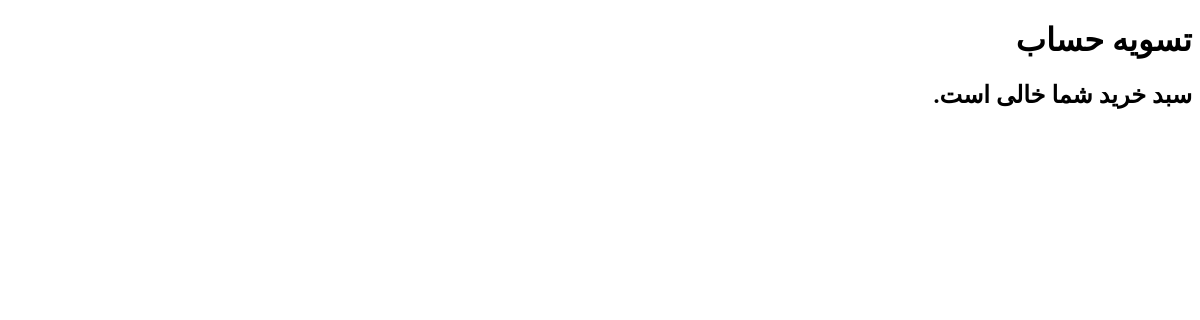
Before: /orders/checkout/ (signed in) with the older database file.
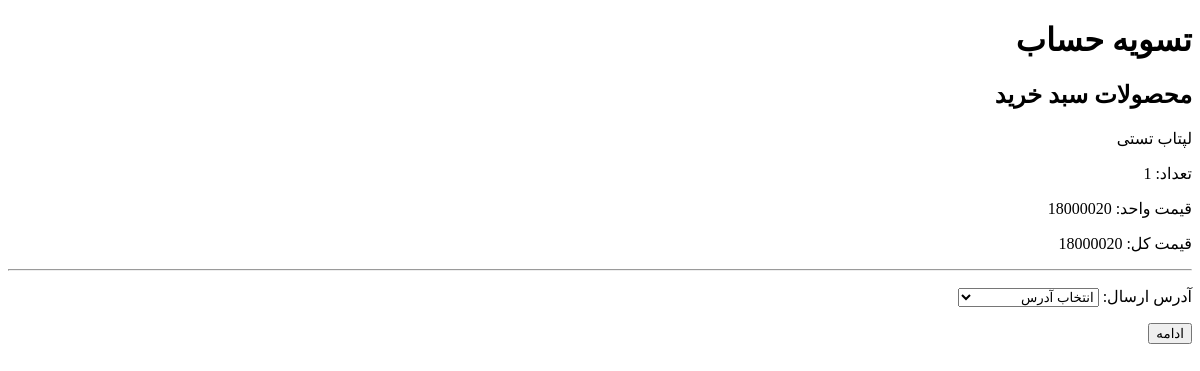
After: the same page with the newer database file.
### cart/models.py (models this page shows, shortened)
class CartItem(models.Model):
    cart = models.ForeignKey(Cart,on_delete=models.CASCADE, related_name="items", verbose_name="سبد خرید")
    product = models.ForeignKey(Product, on_delete=models.CASCADE, related_name="cart_items", verbose_name="محصول")
    variant = models.ForeignKey(ProductVariant, on_delete=models.CASCADE, null=True, blank=True, related_name="cart_items", verbose_name="تنوع محصول")
    quantity = models.PositiveIntegerField(default=1, verbose_name="تعداد")
    create_at = models.DateTimeField(auto_now_add=True, verbose_name="تاریخ ایجاد")
    update_at = models.DateTimeField(auto_now=True, verbose_name="تاریخ بروز رسانی")
    class Meta:
        verbose_name = "آیتم سبد خرید"
        verbose_name_plural = "آیتم سبد خرید"
    @property
    def unit_price(self):
        if self.variant_id is not None:
            return self.variant.final_price
        return self.product.final_price
    @property
    def total_price(self):
        return self.unit_price * self.quantity

### products/models.py (models this page shows, shortened)
class Product(models.Model):
    category = models.ForeignKey(Category,on_delete=models.SET_NULL,null=True, blank=True, related_name="products", verbose_name="دسته بندی")
    brand = models.ForeignKey(Brand, on_delete= models.SET_NULL, null=True, blank=True, related_name="products", verbose_name="برند")
    name = models.CharField(max_length=120, verbose_name="نام محصول")
    slug = models.SlugField(max_length=180, unique=True, verbose_name="اسلاگ")
    sku = models.CharField(max_length=50, unique=True, verbose_name="کد محصول")
    short_description = models.CharField(max_length=250, verbose_name="توضیحات کوتاه")
    description = models.TextField(verbose_name="توضیحات کامل")
    price = models.PositiveBigIntegerField(validators=[MinValueValidator(0)] ,verbose_name="قیمت")
    discount_percent = models.PositiveSmallIntegerField(validators=[MinValueValidator(0),MaxValueValidator(100)], verbose_name="درصد تخفیف")
    stock = models.PositiveIntegerField(default=0, verbose_name="موجودی")
    reserved_stock = models.PositiveIntegerField(default=0, verbose_name="موجودی رزرو شده")
    min_order_quantity = models.PositiveIntegerField(default=1, verbose_name="حداقل تعداد سفارش")
    max_order_quantity = models.PositiveIntegerField(null=True, blank=True, verbose_name="حداکثر تعداد سفارش")
    is_active = models.BooleanField(default=True, verbose_name="در دسترس")
    is_available = models.BooleanField(default=True, verbose_name="قابل فروش")
    created_at = models.DateTimeField(auto_now_add=True, verbose_name="تاریخ ایجاد")
    updated_at = models.DateTimeField(auto_now=True, verbose_name="تاریخ بروزرسانی")
    has_variant = models.BooleanField(default=False, verbose_name="دارای تنوع")
    class Meta:
        verbose_name = "محصول"
        verbose_name_plural = "محصول"
        ordering = ["-created_at"]
    @property
    def final_price(self):
        return self.price * (100 - self.discount_percent) // 100

### orders/views.py (the view, shortened to what this page needs)
# urls.py: path("checkout/", views.checkout_view,name = "checkout"),
@login_required
def checkout_view(request):
    if request.method not in ("GET","POST"):
        return HttpResponseNotAllowed
    cart , created = Cart.objects.get_or_create(user = request.user)
    cart_items = cart.items.select_related("product", "variant").all()
    checkout_key = request.session.get("checkout_key")
    checkout_order_id = request.session.get("checkout_order_id")
    order = None
    if not cart_items.exists() and order is None:
        return render(request, "orders/checkout.html",{"cart_empty": True})
    if request.method == "GET":
        if not checkout_key:
            checkout_key = str(uuid.uuid4())
            request.session["checkout_key"] = checkout_key
            request.session.modified = True
        form = CheckoutForm(user=request.user)
        addresses = Address.objects.filter(user=request.user)
        order_items = (order.items.select_related("product","variant").all() if order is not None else None)
        return render(request, "orders/checkout.html",{"form": form, "addresses":addresses,"cart_items":cart_items, "order":order,"order_items":order_items, "has_pending_order":order is not None,})

### orders/forms.py
class CheckoutForm(forms.Form):
    address = forms.ModelChoiceField(
        queryset=Address.objects.none(),
        label = "آدرس ارسال",
        empty_label="انتخاب آدرس"
    )
    def __init__(self, *args, user = None, **kwargs):
        super().__init__(*args, **kwargs)
        if user is not None:
            self.fields["address"].queryset = Address.objects.filter(user=user)

### orders/models.py (called while the page is built)
    def __str__(self):
        return f"{self.title} - {self.recipient_name}"

### orders/templates/orders/checkout.html (shortened to what this page needs)
<!DOCTYPE html>
<html lang="fa" dir="rtl">
<head>
</head>
<body>
    <h1>تسویه حساب</h1>
    {% if cart_empty %}
    <h2>سبد خرید شما خالی است.</h2>
    {% else %}
        <h2>محصولات سبد خرید</h2>
        {% for item in cart_items %}
            <div>
                <p>{{item.product.name}}</p>
                <p>تعداد: {{ item.quantity }}</p>
                <p>قیمت واحد: {{ item.product.final_price }}</p>
                <p> قیمت کل: {{ item.total_price }}</p>
            </div>
        {% endfor %}
        <hr>
        <form method="post">
            {{ form.as_p }}
            <button type="submit">
                ادامه
            </button>
        </form>
    {% endif %}
</body>
</html>

Changed rows visible on the page:
added CartItem: product.name "لپتاب تستی", quantity "1", product.final_price "18000020", total_price "18000020"
Other visible differences:
form field address: (not shown) → "انتخاب آدرس"
text no longer shown: "سبد خرید شما خالی است."
text now shown: "محصولات سبد خرید آدرس ارسال: ادامه"
